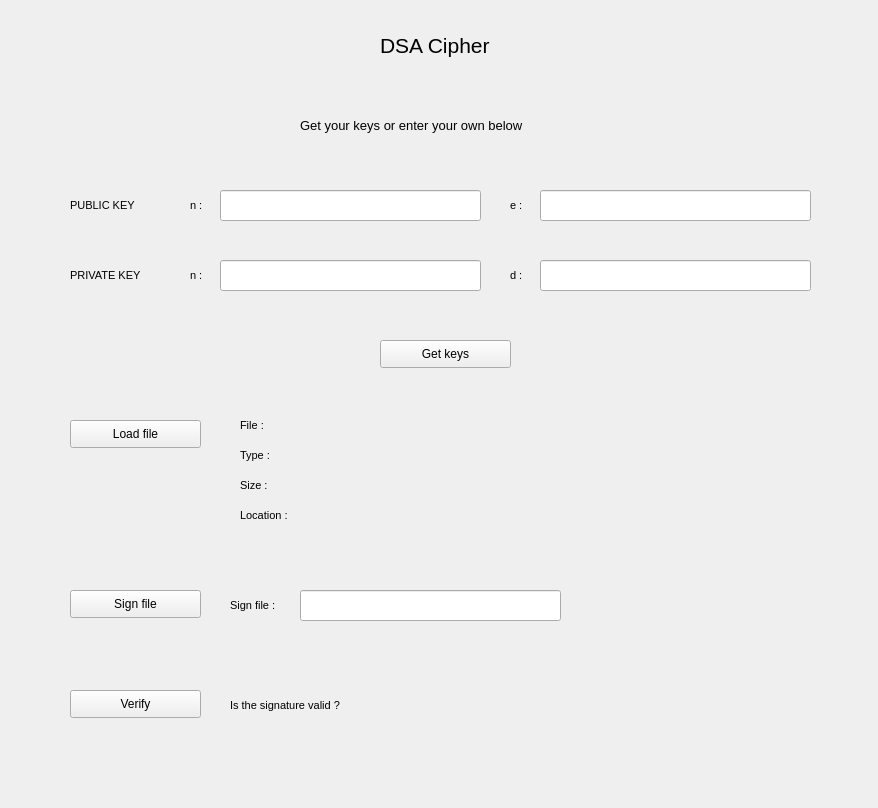
<?xml version="1.0" encoding="UTF-8"?>
<ui version="4.0">
 <class>Form</class>
 <widget class="QWidget" name="Form">
  <property name="geometry">
   <rect>
    <x>0</x>
    <y>0</y>
    <width>878</width>
    <height>808</height>
   </rect>
  </property>
  <property name="windowTitle">
   <string>Form</string>
  </property>
  <widget class="QLineEdit" name="d_get_privatekeyvalue">
   <property name="geometry">
    <rect>
     <x>540</x>
     <y>260</y>
     <width>271</width>
     <height>31</height>
    </rect>
   </property>
  </widget>
  <widget class="QLabel" name="txt_subtitle">
   <property name="geometry">
    <rect>
     <x>300</x>
     <y>100</y>
     <width>291</width>
     <height>51</height>
    </rect>
   </property>
   <property name="font">
    <font>
     <pointsize>10</pointsize>
    </font>
   </property>
   <property name="text">
    <string>Get your keys or enter your own below</string>
   </property>
  </widget>
  <widget class="QLineEdit" name="n_get_publickeyvalue">
   <property name="geometry">
    <rect>
     <x>220</x>
     <y>190</y>
     <width>261</width>
     <height>31</height>
    </rect>
   </property>
  </widget>
  <widget class="QLabel" name="txt_publickey_n">
   <property name="geometry">
    <rect>
     <x>190</x>
     <y>190</y>
     <width>21</width>
     <height>31</height>
    </rect>
   </property>
   <property name="font">
    <font>
     <pointsize>8</pointsize>
    </font>
   </property>
   <property name="text">
    <string>n :</string>
   </property>
  </widget>
  <widget class="QLabel" name="txt_public_key">
   <property name="geometry">
    <rect>
     <x>70</x>
     <y>190</y>
     <width>71</width>
     <height>31</height>
    </rect>
   </property>
   <property name="font">
    <font>
     <pointsize>8</pointsize>
    </font>
   </property>
   <property name="text">
    <string>PUBLIC KEY</string>
   </property>
  </widget>
  <widget class="QLabel" name="txt_private_key">
   <property name="geometry">
    <rect>
     <x>70</x>
     <y>260</y>
     <width>81</width>
     <height>31</height>
    </rect>
   </property>
   <property name="font">
    <font>
     <pointsize>8</pointsize>
    </font>
   </property>
   <property name="text">
    <string>PRIVATE KEY</string>
   </property>
  </widget>
  <widget class="QLineEdit" name="e_get_publickeyvalue">
   <property name="geometry">
    <rect>
     <x>540</x>
     <y>190</y>
     <width>271</width>
     <height>31</height>
    </rect>
   </property>
  </widget>
  <widget class="QLabel" name="txt_privatekey_d">
   <property name="geometry">
    <rect>
     <x>510</x>
     <y>260</y>
     <width>21</width>
     <height>31</height>
    </rect>
   </property>
   <property name="font">
    <font>
     <pointsize>8</pointsize>
    </font>
   </property>
   <property name="text">
    <string>d :</string>
   </property>
  </widget>
  <widget class="QLabel" name="txt_publickey_e">
   <property name="geometry">
    <rect>
     <x>510</x>
     <y>190</y>
     <width>21</width>
     <height>31</height>
    </rect>
   </property>
   <property name="font">
    <font>
     <pointsize>8</pointsize>
    </font>
   </property>
   <property name="text">
    <string>e :</string>
   </property>
  </widget>
  <widget class="QPushButton" name="button_getkey">
   <property name="geometry">
    <rect>
     <x>380</x>
     <y>340</y>
     <width>131</width>
     <height>28</height>
    </rect>
   </property>
   <property name="text">
    <string>Get keys</string>
   </property>
  </widget>
  <widget class="QLineEdit" name="n_get_privatekeyvalue">
   <property name="geometry">
    <rect>
     <x>220</x>
     <y>260</y>
     <width>261</width>
     <height>31</height>
    </rect>
   </property>
  </widget>
  <widget class="QLabel" name="txt_title">
   <property name="geometry">
    <rect>
     <x>380</x>
     <y>20</y>
     <width>141</width>
     <height>51</height>
    </rect>
   </property>
   <property name="font">
    <font>
     <pointsize>16</pointsize>
    </font>
   </property>
   <property name="text">
    <string>DSA Cipher</string>
   </property>
  </widget>
  <widget class="QLabel" name="txt_privatekey_n">
   <property name="geometry">
    <rect>
     <x>190</x>
     <y>260</y>
     <width>21</width>
     <height>31</height>
    </rect>
   </property>
   <property name="font">
    <font>
     <pointsize>8</pointsize>
    </font>
   </property>
   <property name="text">
    <string>n :</string>
   </property>
  </widget>
  <widget class="QPushButton" name="button_loadfile">
   <property name="geometry">
    <rect>
     <x>70</x>
     <y>420</y>
     <width>131</width>
     <height>28</height>
    </rect>
   </property>
   <property name="text">
    <string>Load file</string>
   </property>
  </widget>
  <widget class="QPushButton" name="button_signfile">
   <property name="geometry">
    <rect>
     <x>70</x>
     <y>590</y>
     <width>131</width>
     <height>28</height>
    </rect>
   </property>
   <property name="text">
    <string>Sign file</string>
   </property>
  </widget>
  <widget class="QLabel" name="txt_file">
   <property name="geometry">
    <rect>
     <x>240</x>
     <y>410</y>
     <width>31</width>
     <height>31</height>
    </rect>
   </property>
   <property name="font">
    <font>
     <pointsize>8</pointsize>
    </font>
   </property>
   <property name="text">
    <string>File :</string>
   </property>
  </widget>
  <widget class="QPushButton" name="button_verification">
   <property name="geometry">
    <rect>
     <x>70</x>
     <y>690</y>
     <width>131</width>
     <height>28</height>
    </rect>
   </property>
   <property name="text">
    <string>Verify</string>
   </property>
  </widget>
  <widget class="QLabel" name="txt_verification">
   <property name="geometry">
    <rect>
     <x>230</x>
     <y>690</y>
     <width>611</width>
     <height>31</height>
    </rect>
   </property>
   <property name="font">
    <font>
     <pointsize>8</pointsize>
    </font>
   </property>
   <property name="text">
    <string>Is the signature valid ?</string>
   </property>
  </widget>
  <widget class="QLabel" name="txt_signature">
   <property name="geometry">
    <rect>
     <x>230</x>
     <y>590</y>
     <width>611</width>
     <height>31</height>
    </rect>
   </property>
   <property name="font">
    <font>
     <pointsize>8</pointsize>
    </font>
   </property>
   <property name="text">
    <string>Sign file :</string>
   </property>
  </widget>
  <widget class="QLabel" name="txt_type">
   <property name="geometry">
    <rect>
     <x>240</x>
     <y>440</y>
     <width>41</width>
     <height>31</height>
    </rect>
   </property>
   <property name="font">
    <font>
     <pointsize>8</pointsize>
    </font>
   </property>
   <property name="text">
    <string>Type :</string>
   </property>
  </widget>
  <widget class="QLabel" name="txt_size">
   <property name="geometry">
    <rect>
     <x>240</x>
     <y>470</y>
     <width>41</width>
     <height>31</height>
    </rect>
   </property>
   <property name="font">
    <font>
     <pointsize>8</pointsize>
    </font>
   </property>
   <property name="text">
    <string>Size :</string>
   </property>
  </widget>
  <widget class="QLabel" name="txt_location">
   <property name="geometry">
    <rect>
     <x>240</x>
     <y>500</y>
     <width>61</width>
     <height>31</height>
    </rect>
   </property>
   <property name="font">
    <font>
     <pointsize>8</pointsize>
    </font>
   </property>
   <property name="text">
    <string>Location :</string>
   </property>
  </widget>
  <widget class="QLabel" name="txt_fileinfo">
   <property name="geometry">
    <rect>
     <x>230</x>
     <y>540</y>
     <width>611</width>
     <height>31</height>
    </rect>
   </property>
   <property name="font">
    <font>
     <pointsize>8</pointsize>
    </font>
   </property>
   <property name="text">
    <string/>
   </property>
  </widget>
  <widget class="QLineEdit" name="output_signature">
   <property name="geometry">
    <rect>
     <x>300</x>
     <y>590</y>
     <width>261</width>
     <height>31</height>
    </rect>
   </property>
  </widget>
  <widget class="QLabel" name="txt_filevalue">
   <property name="geometry">
    <rect>
     <x>280</x>
     <y>410</y>
     <width>531</width>
     <height>31</height>
    </rect>
   </property>
   <property name="font">
    <font>
     <pointsize>8</pointsize>
    </font>
   </property>
   <property name="text">
    <string/>
   </property>
  </widget>
  <widget class="QLabel" name="txt_typevalue">
   <property name="geometry">
    <rect>
     <x>290</x>
     <y>440</y>
     <width>511</width>
     <height>31</height>
    </rect>
   </property>
   <property name="font">
    <font>
     <pointsize>8</pointsize>
    </font>
   </property>
   <property name="text">
    <string/>
   </property>
  </widget>
  <widget class="QLabel" name="txt_sizevalue">
   <property name="geometry">
    <rect>
     <x>280</x>
     <y>470</y>
     <width>541</width>
     <height>31</height>
    </rect>
   </property>
   <property name="font">
    <font>
     <pointsize>8</pointsize>
    </font>
   </property>
   <property name="text">
    <string/>
   </property>
  </widget>
  <widget class="QLabel" name="txt_locationvalue">
   <property name="geometry">
    <rect>
     <x>310</x>
     <y>500</y>
     <width>521</width>
     <height>31</height>
    </rect>
   </property>
   <property name="font">
    <font>
     <pointsize>8</pointsize>
    </font>
   </property>
   <property name="text">
    <string/>
   </property>
  </widget>
 </widget>
 <resources/>
 <connections/>
</ui>
